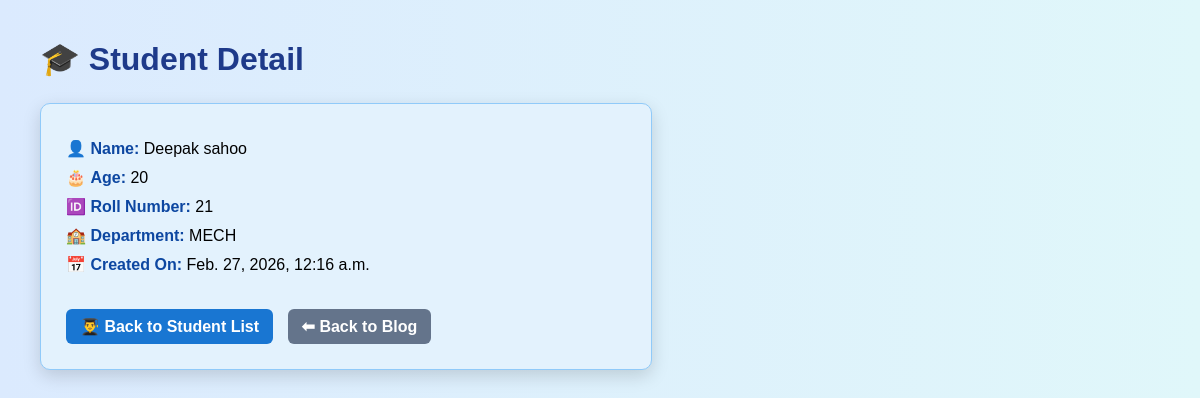
Screenshot of /students/deepak-sahoo/ with the database file from the repository.
### studentApp/models.py (models this page shows, shortened)
class Student(models.Model):
    name = models.CharField(max_length=100)
    age = models.IntegerField()
    roll_number = models.CharField(max_length=20)
    created = models.DateTimeField(auto_now_add=True)
    department = models.ForeignKey(
        Department,
        on_delete=models.CASCADE,
        null=True,
        blank=True
    )
    slug = models.SlugField(blank=True)
    class Meta:
        ordering = ['name']

class Department(models.Model):
    dept_name = models.CharField(max_length=100)
    dept_code = models.CharField(max_length=10)

### studentApp/views.py (the view)
# urls.py: path('students/<slug:slug>/', views.student_detail, name='student_detail'),
def student_detail(request, slug):
    student = get_object_or_404(Student, slug=slug)
    return render(request, 'studentApp/student_detail.html', {
        'student': student
    })

### studentApp/templates/studentApp/student_detail.html (shortened to what this page needs)
<!DOCTYPE html>
<html>
<head>
</head>
<body>
<h1>🎓 Student Detail</h1>
<div class="box">
<p>👤 <strong>Name:</strong> {{ student.name }}</p>
<p>🎂 <strong>Age:</strong> {{ student.age }}</p>
<p>🆔 <strong>Roll Number:</strong> {{ student.roll_number }}</p>
<p>🏫 <strong>Department:</strong> {{ student.department.dept_name }}</p>
<p>📅 <strong>Created On:</strong> {{ student.created }}</p>
<div style="margin-top:20px;">
<a href="/students/" class="back-btn">👨‍🎓 Back to Student List</a>
<a href="/" class="back-btn" style="
margin-left:10px;
background:#64748b;">
⬅ Back to Blog
</a>
</div>
</body>
</html>

### studentApp/templates/studentApp/student_detail.html (style rules this page uses)
body { font-family: Arial, Helvetica, sans-serif; background: linear-gradient(to right,#dbeafe,#e0f7fa); margin:40px; }
h1 { color:#1e3a8a; margin-bottom:25px; }
.box { border:1px solid #90caf9; padding:25px; width:50%; background-color:#e3f2fd; border-radius:10px; box-shadow:0 6px 18px rgba(0,0,0,0.15); transition:0.3s; }
p { margin:10px 0; font-size:16px; }
strong { color:#0d47a1; }
a { display:inline-block; margin-top:15px; padding:8px 14px; background-color:#1976d2; color:white; text-decoration:none; border-radius:6px; font-weight:bold; transition:0.3s; }

### rows the page displays
Student: name "Deepak sahoo", age "20", roll_number "21", department.dept_name "MECH", created "Feb. 27, 2026, 12:16 a.m."
